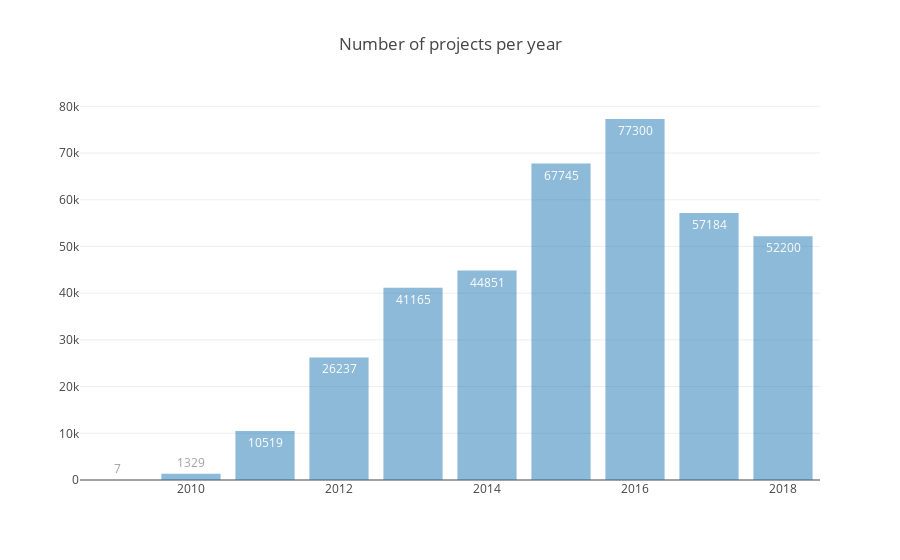

Notebook code for this chart:
### Code cell
data = [go.Bar(
    x = list(range(2009,2019)),
    y = (kickstart_data['year']).value_counts().sort_index(),
    opacity = 0.5,
    text = (kickstart_data['year']).value_counts().sort_index(),
    textposition = 'top'
)]

layout = go.Layout(
    title='Number of projects per year',
)

fig = go.Figure(data=data, layout=layout)
py.offline.iplot(fig, filename='cufflinks/simple')

### Figure 1 — Plotly figure (JSON) as saved in the notebook; plotly's stock layout.template omitted (floating-point values rounded to 4 significant figures)
{"data": [{"opacity": 0.5, "text": [7, 1329, 10519, 26237, 41165, 44851, 67745, 77300, 57184, 52200, 124], "textposition": "top", "type": "bar", "x": [2009, 2010, 2011, 2012, 2013, 2014, 2015, 2016, 2017, 2018], "y": [7, 1329, 10519, 26237, 41165, 44851, 67745, 77300, 57184, 52200, 124]}], "layout": {"title": "Number of projects per year"}}
